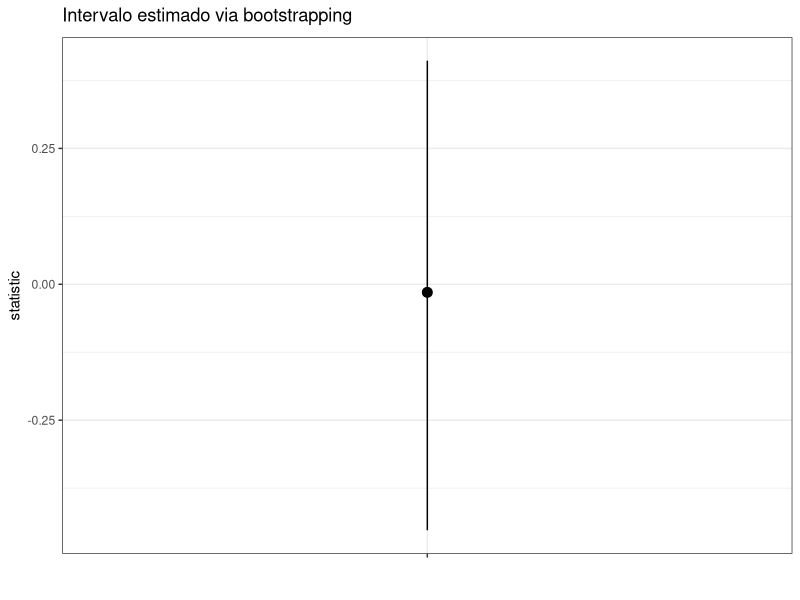
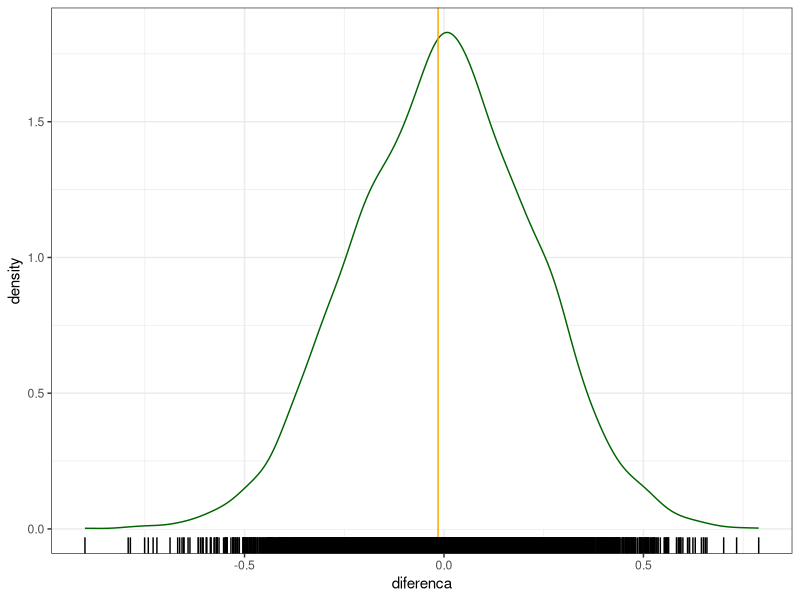
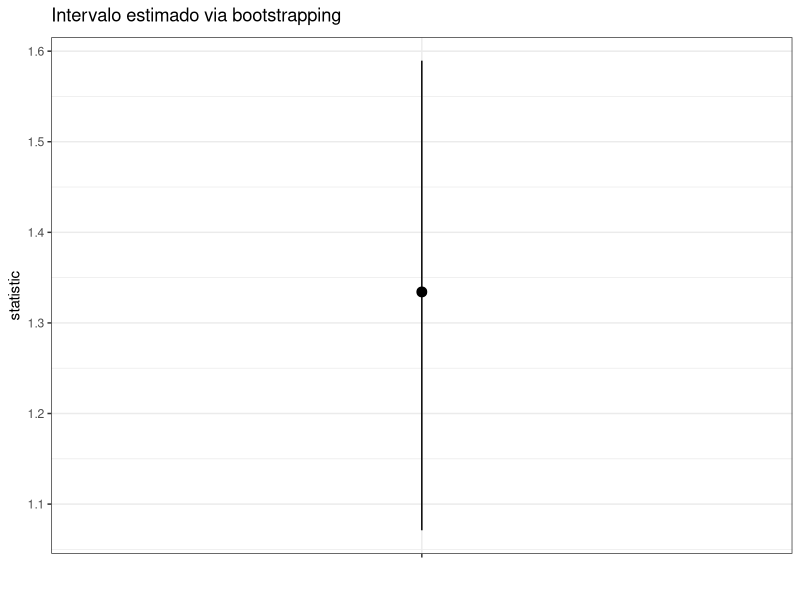

The R script that drew these images, in order: (Note: a time limit stopped this script after it produced the figures.)
## ---- chunk 1
library(tidyverse)
theme_set(theme_bw())

library(boot)
library(broom)

knitr::opts_chunk$set(tidy = FALSE,
                      fig.width = 6,
                      fig.height = 5)

## ---- chunk 2
dados = read_csv2(here::here("data/amostra-futebol.csv"), 
                 ) 
dados = dados %>%
    rename(
        horario = `Horario`,
        dia = `Dia`,
        data = `Data`,
        clube1 = `Clube 1`,
        clube2 = `Clube 2`,
        vencedor = `Vencedor`,
        rodada = `Rodada`,
        arena = `Arena`,
        p1 = `p1`,
        p2 = `p2`,
        gols = `gols`,
        c1_uf = `C1 Estado`,
        c2_uf = `C2 Estado`,
        vencedor_uf = `Vencedor Estado`
    )
glimpse(dados)
## ---- chunk 3
theta_diferenca_gols = function(d, i){
    gols = d %>% 
        slice(i) %>% 
        group_by(dia) %>% 
        summarise(gols_media = mean(gols)) 
    
    gols_dom = gols %>% filter(dia == "Domingo") %>% pull(gols_media)
    gols_qua = gols %>% filter(dia == "Quarta-feira") %>% pull(gols_media)
    
    gols_dom - gols_qua
}

theta_diferenca_gols(dados, 1:NROW(dados))
## ---- chunk 4
dados_boot1 = dados %>% 
    boot(statistic = theta_diferenca_gols, R = 5000) %>% 
    tidy(conf.level = 0.95, 
         conf.int = TRUE)
dados_boot1
## ---- chunk 5
dados_boot1 %>% 
    ggplot(aes(x = "",
           y = statistic,
           ymin = conf.low,
           ymax = conf.high
    )) +
    geom_pointrange() +
    geom_point(size = 3) +
    labs(title = expression("Intervalo estimado via bootstrapping"),
         x = "")
## ---- chunk 6
theta_embaralhado = function(d){
    gols = d %>% 
        mutate(dia_embaralhado = sample(dia, n())) %>% 
        group_by(dia_embaralhado) %>% 
        summarise(gols_media = mean(gols)) 
    
    gols_dom = gols %>% filter(dia_embaralhado == "Domingo") %>% pull(gols_media)
    gols_qua = gols %>% filter(dia_embaralhado == "Quarta-feira") %>% pull(gols_media)
    
    gols_dom - gols_qua
}

theta_embaralhado(dados)
## ---- chunk 7
diffs1 = replicate(5000, {theta_embaralhado(dados)})

tibble(diferenca = diffs1) %>% 
    ggplot(aes(x = diferenca)) +
    geom_density(fill = "white",
                 color = "darkgreen") +
    geom_vline(xintercept = theta_diferenca_gols(dados, 1:NROW(dados)),
               color = "orange") + 
    # geom_vline(xintercept = -theta_diferenca_gols(dados, 1:NROW(dados)),
               # color = "orange") + 
    geom_rug()
## ---- chunk 8
mean(abs(diffs1) >= abs(theta_diferenca_gols(dados, 1:NROW(dados))))
## ---- chunk 9
theta_dif_prop_gols = function(d, i){
    gols = d %>% 
        slice(i) %>% 
        group_by(vencedor_uf) %>% 
        summarise(gols_soma = sum(gols)) 
    
    gols_vencedor = gols %>% filter(vencedor_uf != "Empate") %>% pull(gols_soma)
    gols_empate = gols %>% filter(vencedor_uf == "Empate") %>% pull(gols_soma)
    
    #a diferença entre as proporções de gols entre jogos com vencedor e jogos com empate
    sum(gols_vencedor)/length(d$vencedor_uf) - gols_empate/length(d$vencedor_uf)
}

theta_dif_prop_gols(dados, 1:NROW(dados))
## ---- chunk 10
dados_boot2 = dados %>% 
    boot(statistic = theta_dif_prop_gols, R = 5000) %>% 
    tidy(conf.level = 0.95, 
         conf.int = TRUE)
dados_boot2
## ---- chunk 11
dados_boot2 %>% 
    ggplot(aes(x = "",
           y = statistic,
           ymin = conf.low,
           ymax = conf.high
    )) +
    geom_pointrange() +
    geom_point(size = 3) +
    labs(title = expression("Intervalo estimado via bootstrapping"),
         x = "")
## ---- chunk 12
theta_embaralhado = function(d){
    gols = d %>% 
        mutate(vencedor_embaralhado = sample(vencedor_uf, n())) %>% 
        group_by(vencedor_embaralhado) %>% 
        summarise(gols_soma = sum(gols)) 
    
    gols_vencedor = gols %>% filter(vencedor_embaralhado != "Empate") %>% pull(gols_soma)
    gols_empate = gols %>% filter(vencedor_embaralhado == "Empate") %>% pull(gols_soma)
    
    sum(gols_vencedor)/length(d$vencedor_uf) - gols_empate/length(d$vencedor_uf)
}

theta_embaralhado(dados)
## ---- chunk 13
diffs2 = replicate(5000, {theta_embaralhado(dados)})

tibble(diferenca = diffs2) %>% 
    ggplot(aes(x = diferenca)) +
    geom_density(fill = "white",
                 color = "darkgreen") +
    geom_vline(xintercept = theta_dif_prop_gols(dados, 1:NROW(dados)),
               color = "orange") + 
    # geom_vline(xintercept = -theta_dif_prop_gols(dados, 1:NROW(dados)),
    #            color = "orange") + 
    geom_rug()
## ---- chunk 14
mean(abs(diffs2) >= abs(theta_dif_prop_gols(dados, 1:NROW(dados))))
